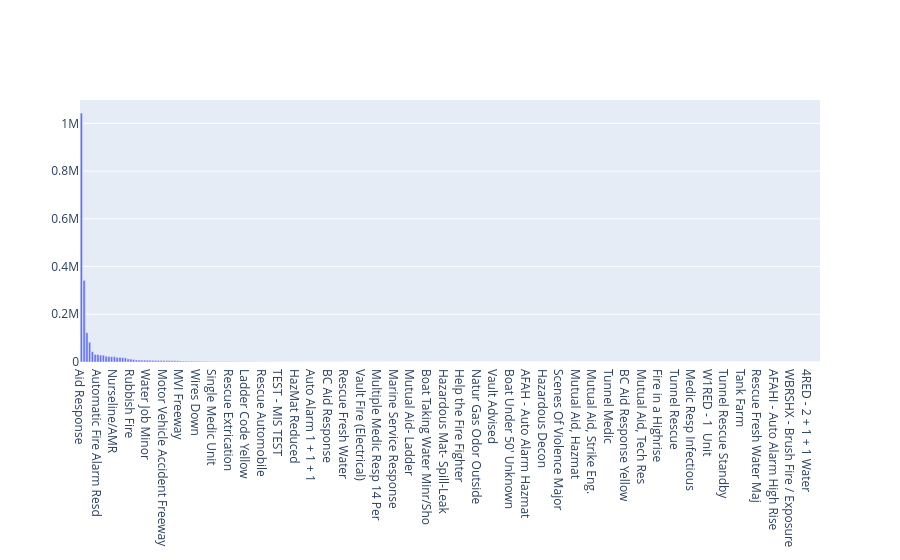

Write notebook code for a chart like this one.
### Code cell
fig = go.Figure([go.Bar(x=pdf['Emergency_Type'], y=pdf['Incident_Count'])])
fig.show()

### Figure 1 — Plotly figure (JSON) as saved in the notebook; plotly's stock layout.template omitted (floating-point values rounded to 4 significant figures; data arrays with more than 128 entries replaced by an {"elided": "..."} marker saying what was removed)
{"data": [{"type": "bar", "x": {"elided": "269 str values"}, "y": {"elided": "269 int values"}}], "layout": {}}
